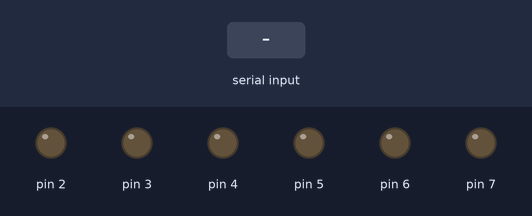
Simulated run of this sketch. Board: Arduino Uno, built with avr-gcc and run on an emulated ATmega328P. On the bench: output pins drawn as LEDs (lit = HIGH). The test bench sets the inputs (shaded band).

Above: at 1.2 s.
1.3 s: byte 70 (forwardDir) received over Serial
At 2.3 s:
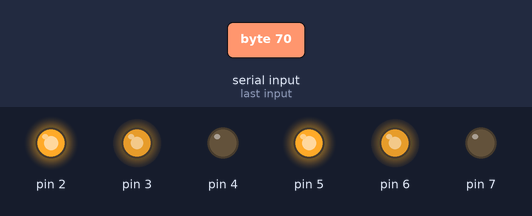
2.8 s: byte 66 (backDir) received over Serial
At 3.5 s:
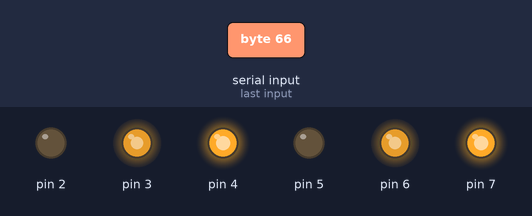
4.3 s: byte 76 (leftDir) received over Serial
At 4.6 s:
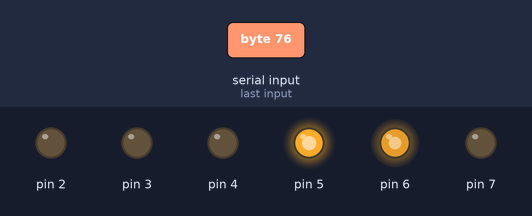
5.8 s: byte 82 (rightDir) received over Serial
At 7.0 s:
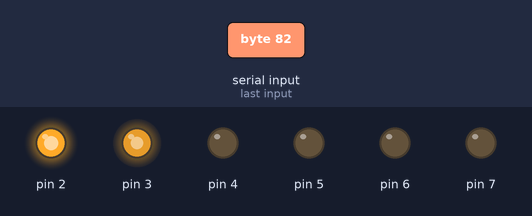
7.3 s: byte 108 (forwardRightDir) received over Serial
At 8.1 s:
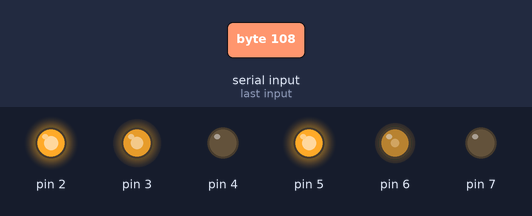
8.8 s: byte 71 (forwardLeftDir) received over Serial
At 9.2 s:
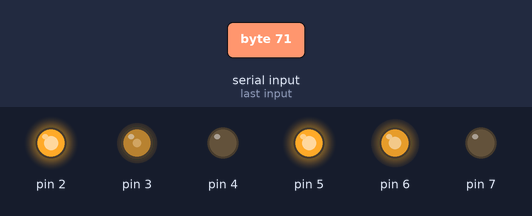
Timing chart, 0 to 11.3 s (numbered marks = the images above; inputs shaded):
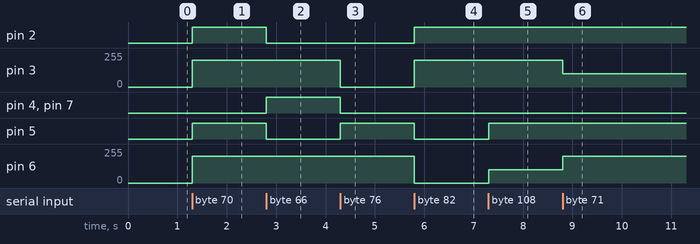

Measured:
- after the input at 1.3 s, pin 2, pin 5: LOW → HIGH at once; pin 3, pin 6: 0/255 → 200/255 at once
- after the input at 2.8 s, pin 2, pin 5: HIGH → LOW at once; pin 4, pin 7: LOW → HIGH at once
- after the input at 4.3 s, pin 3: 200/255 → 0/255 at once; pin 4, pin 7: HIGH → LOW at once; pin 5: LOW → HIGH at once
- after the input at 5.8 s, pin 2: LOW → HIGH at once; pin 3: 0/255 → 200/255 at once; pin 5: HIGH → LOW at once; pin 6: 200/255 → 0/255 at once
- after the input at 7.3 s, pin 5: LOW → HIGH at once; pin 6: 0/255 → 100/255 at once
- after the input at 8.8 s, pin 3: 200/255 → 100/255 at once; pin 6: 100/255 → 200/255 at once

The sketch:

main.ino
```cpp
#include "ArduinoC.h"


#define leftForward 2
#define leftSpeed 3
#define leftBackward 4

#define rightForward 5
#define rightSpeed 6
#define rightBackward 7

#define forwardDir 'F'
#define backDir 'B'
#define leftDir 'L'
#define rightDir 'R'
#define forwardLeftDir 'G'
#define forwardRightDir 'l'
#define backLeftDir 'H'
#define backRightDir 'J'
#define stopDir 'S'
#define stopAll 'D'
int speed = 200;
CarMotors car(leftForward, leftSpeed, leftBackward, rightForward, rightSpeed, rightBackward);

void setup()
{
    car.setUp();
    Serial.begin(9600);
}
void loop()
{
    if (Serial.available())
    {
        char read = Serial.read();
        switch (read)
        {
        case forwardDir:
            car.forward(speed);
            break;
        case backDir:
            car.backward(speed);
            break;
        case leftDir:
            car.left(speed);
            break;
        case rightDir:
            car.right(speed);
            break;
        case forwardRightDir:
            car.forwardRight(speed);
            break;

        case forwardLeftDir:
            car.forwardLeft(speed);
            break;
        case backLeftDir:
            car.backwardLeft(speed);
            break;
        case backRightDir:
            car.backwardRight(speed);
            break;
        case '0':
        case '1':
        case '2':
        case '3':
        case '4':
        case '5':
        case '6':
        case '7':
        case '8':
        case '9':
        case 'q':
            speed = map(read != 'q' ? int(read - '0') : 10, 0, 10, 0, 255);
            break;
        case stopAll:
        case stopDir:
            car.stop();
        default:
            car.stop();
            break;
        }
    }
}
```

ArduinoC.cpp
```cpp
#include "ArduinoC.h"


//#include<Arduino.h>
void CarMotors::setUp() {
	{
		pinMode(lMotorForward, OUTPUT);
		pinMode(lMotorSpeed, OUTPUT);
		pinMode(lMotorBackward, OUTPUT);
		pinMode(rMotorForward, OUTPUT);
		pinMode(rMotorSpeed, OUTPUT);
		pinMode(rMotorBackward, OUTPUT);
	}
}
void CarMotors::movaCar(const bool lf, const short ls, const bool lb, const bool rf, const short rs, const bool rb) {


	digitalWrite(lMotorForward, lf);
	analogWrite(lMotorSpeed, ls);
	digitalWrite(lMotorBackward, lb);
	digitalWrite(rMotorForward, rf);
	analogWrite(rMotorSpeed, rs);
	digitalWrite(rMotorBackward, rb);

}
```

ArduinoC.h
```cpp
// ArduinoC.h

#pragma once
#if defined(ARDUINO) && ARDUINO >= 100
#include "arduino.h"
#else
#include "WProgram.h"
#endif

class CarMotors
{
	uint8_t rMotorSpeed;
	uint8_t rMotorForward;
	uint8_t rMotorBackward;
	uint8_t lMotorSpeed;
	uint8_t lMotorForward;
	uint8_t lMotorBackward;

public:
	CarMotors(const uint8_t lf, const uint8_t ls, const uint8_t lb, const uint8_t rf, const uint8_t rs, const uint8_t rb) : lMotorForward{lf}, lMotorSpeed{ls}, lMotorBackward{lb},
																															rMotorForward{rf}, rMotorSpeed{rs}, rMotorBackward{rb} {}
	void setUp();
	void movaCar(const bool lf, const short ls, const bool lb, const bool rf, const short rs, const bool rb);
	void forward(const short speed)
	{
		movaCar(HIGH, speed, LOW, HIGH, speed, LOW);
	}
	void backward(const short speed)
	{
		movaCar(LOW, speed, HIGH, LOW, speed, HIGH);
	}
	void left(const short rs)
	{
		movaCar(LOW, 0, LOW, HIGH, rs, LOW);
	}
	void right(const short ls)
	{
		movaCar(HIGH, ls, LOW, LOW, 0, LOW);
	}
	void forwardRight(const short ls)
	{
		movaCar(HIGH, ls, LOW, HIGH, ls / 2, LOW);
	}
	void backwardRight(const short ls)
	{
		movaCar(LOW, ls, HIGH, LOW, ls / 2, HIGH);
	}
	void forwardLeft(const short rs)
	{
		movaCar(HIGH, rs / 2, LOW, HIGH, rs, LOW);
	}
	void backwardLeft(const short rs)
	{
		movaCar(LOW, rs / 2, HIGH, LOW, rs, HIGH);
	}
	void stop()
	{
		movaCar(LOW, 0, LOW, LOW, 0, LOW);
	}
	void rotate(const short ls, const short rs)
	{
		movaCar(LOW, ls, HIGH, HIGH, rs, LOW);
	}
};
```
